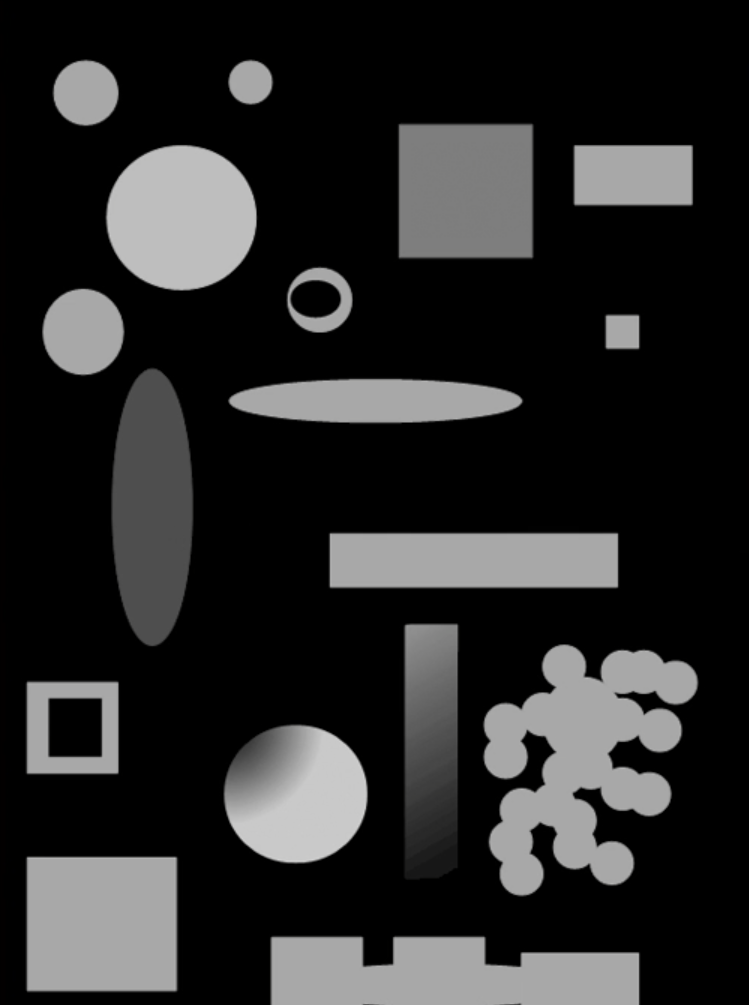
#> input picture apps/linked_in/opencv/03_02.png, 749 x 1005 px
$ python 03_02.py
#> lines starting #> are read from the running program, lines starting #| are printed output that depends on the picture; after the words box and inside, x2 and y2 are one past the last pixel; in counts of white or black regions, pixels touching at a corner belong together
import cv2
import numpy as np

bw = cv2.imread("03_02.png", 0)
#> bw: shape (1005, 749); min 0, max 213, mean 41.6
cv2.imshow("Original BW", bw)
h, w = bw.shape[0:2]
#> h = 1005; w = 749

binary = np.zeros([h, w, 1], "uint8")

thresh = 85

# [6 lines of commented-out code are left out]

ret, thresh = cv2.threshold(bw, thresh, 255, cv2.THRESH_BINARY)
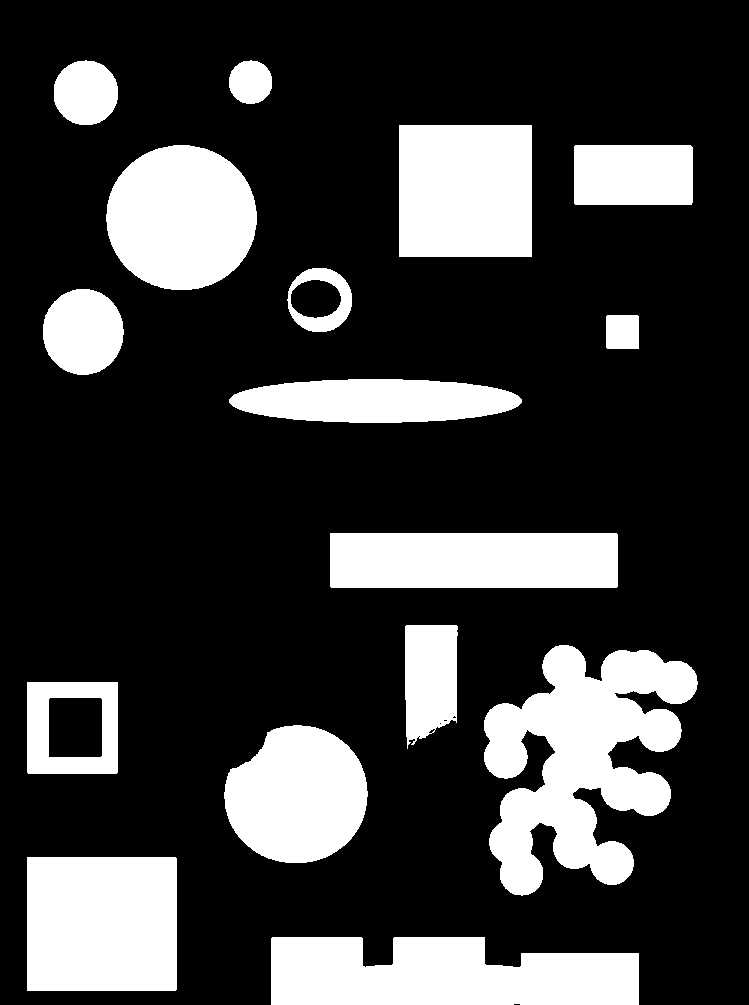
#> thresh: shape (1005, 749); 23.7% white; 16 white regions, largest, box (x1, y1, x2, y2) and area: (484, 645, 698, 896) 29733, (271, 937, 639, 1005) 21243, (27, 857, 177, 991) 20098
#> ret = 85
cv2.imshow("CV Threshold", thresh)

cv2.waitKey(0)
cv2.destroyAllWindows()

$ run again, with apps/linked_in/opencv/03_04.png copied over apps/linked_in/opencv/03_02.png
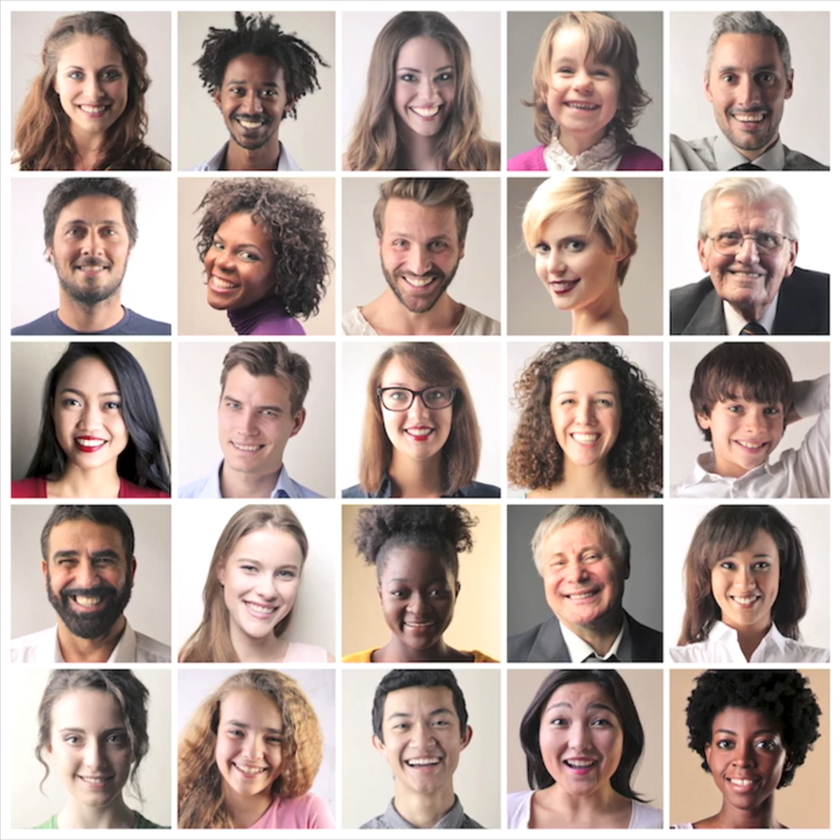
#> input picture apps/linked_in/opencv/03_04.png, 840 x 840 px, shrunk from 1079 x 1080 before the run
#> `bw = cv2.imread("03_02.png", 0)`:
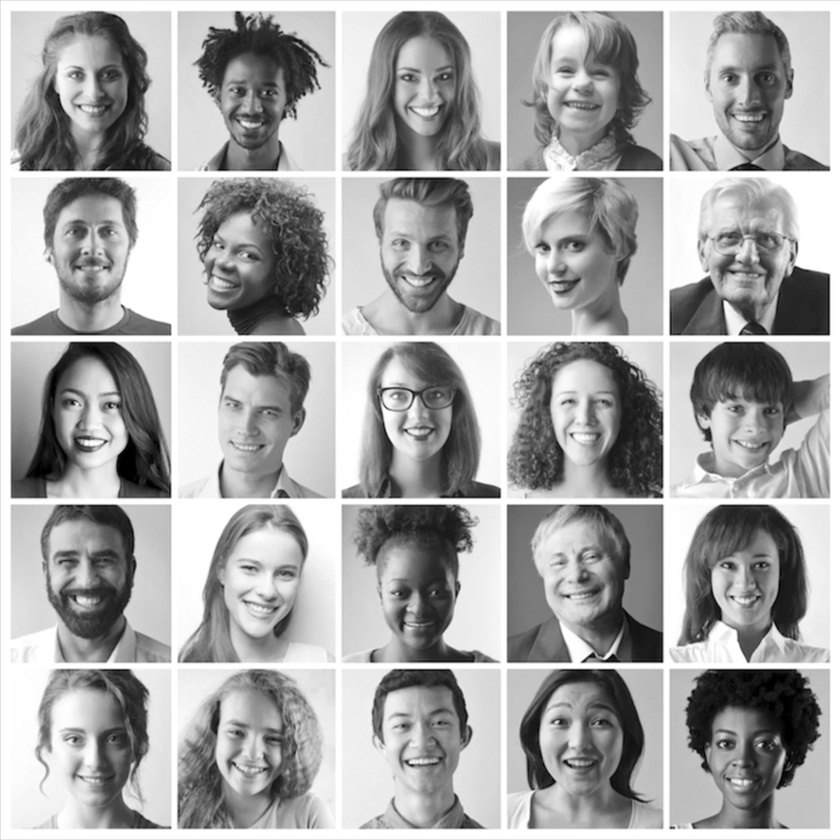
#> bw: shape (840, 840); min 0, max 255, mean 166.5
#> `ret, thresh = cv2.threshold(bw, thresh, 255, cv2.THRESH_BINARY)`:
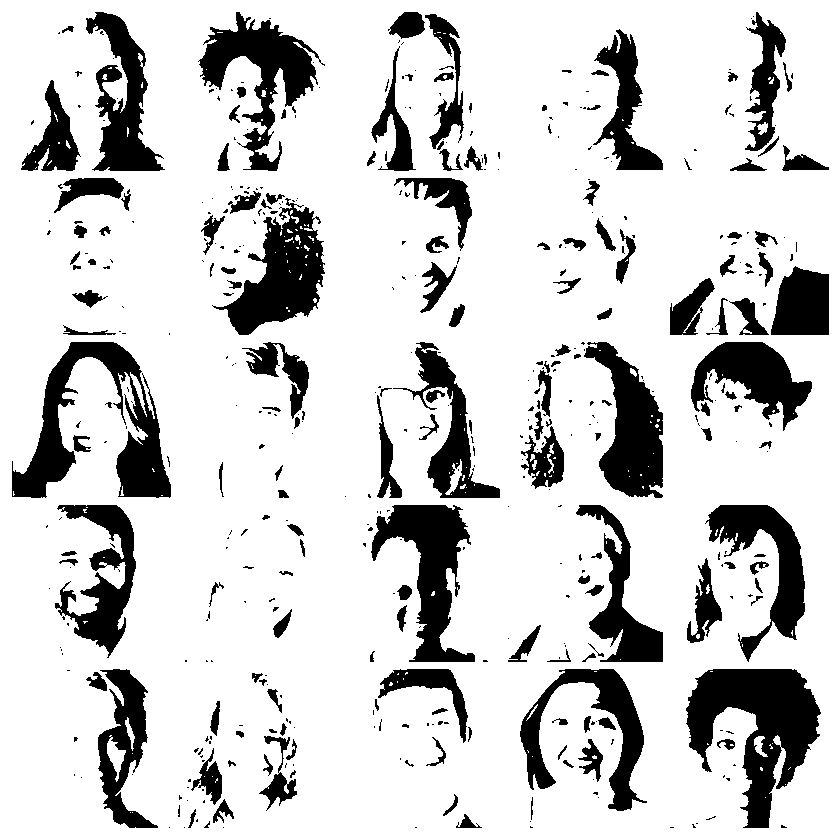
#> thresh: shape (840, 840); 81.5% white; 469 black regions (300 under 20 px), largest, box (x1, y1, x2, y2) and area: (686, 669, 821, 828) 10773, (12, 342, 171, 498) 9103, (371, 505, 475, 662) 7063
#> ret = 85

$ run again, with apps/linked_in/opencv/03_06.png copied over apps/linked_in/opencv/03_02.png
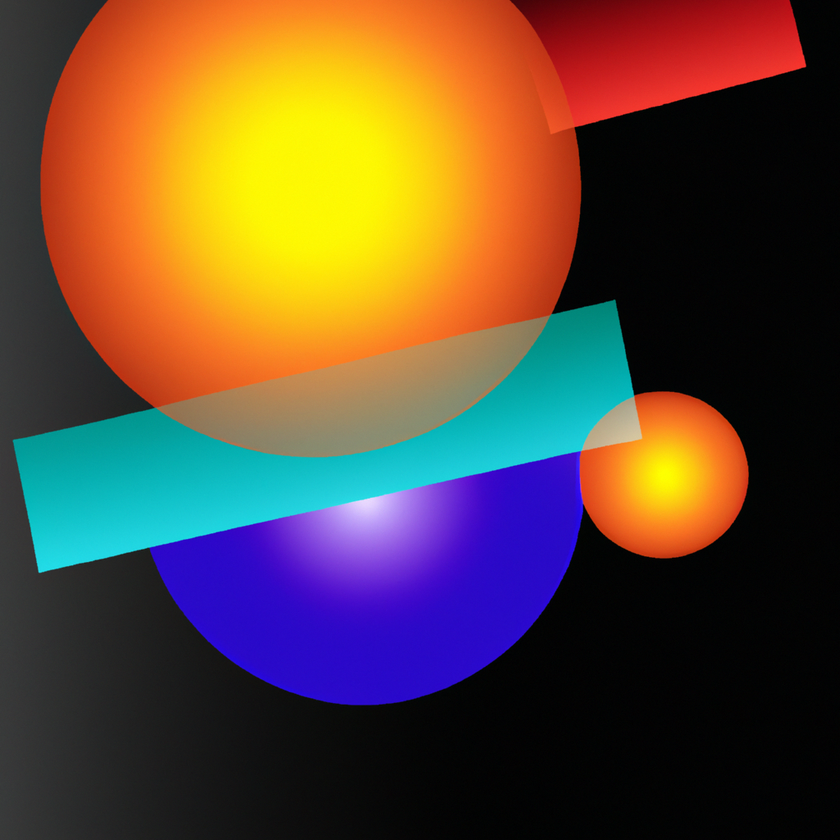
#> input picture apps/linked_in/opencv/03_06.png, 840 x 840 px, shrunk from 1024 x 1024 before the run
#> `bw = cv2.imread("03_02.png", 0)`:
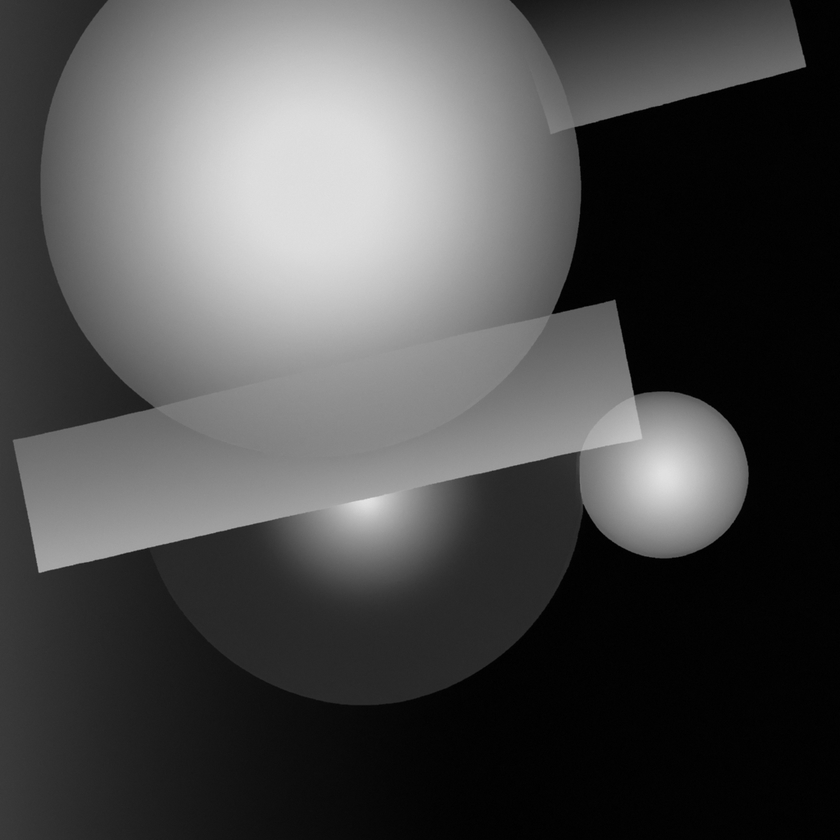
#> bw: shape (840, 840); min 0, max 230, mean 76.8
#> `ret, thresh = cv2.threshold(bw, thresh, 255, cv2.THRESH_BINARY)`:
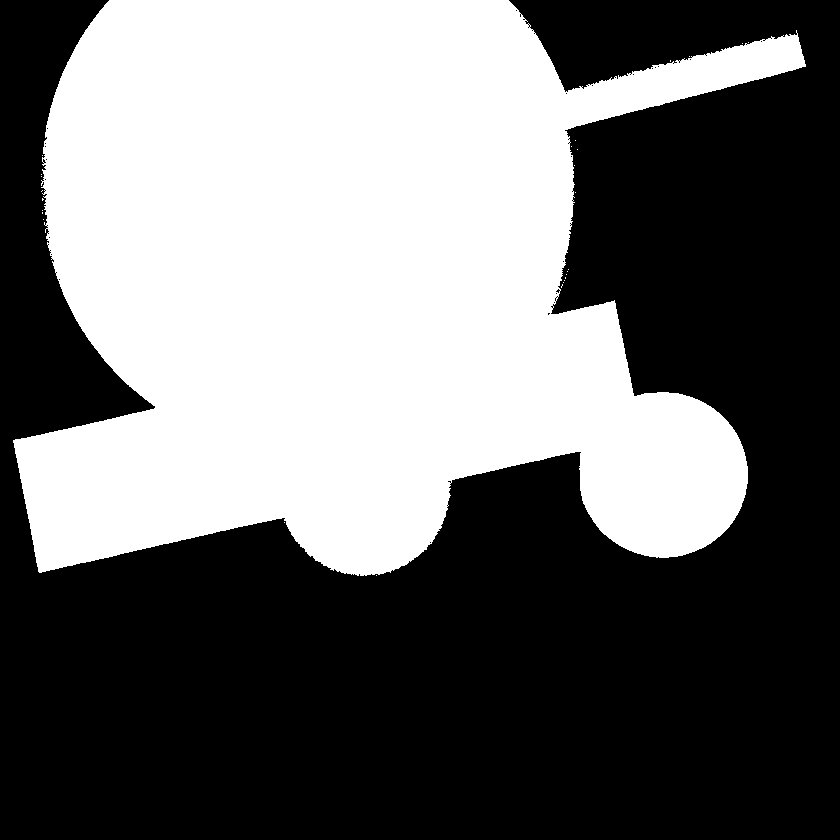
#> thresh: shape (840, 840); 43.2% white; 27 white regions (26 under 20 px), largest, box (x1, y1, x2, y2) and area: (13, 0, 806, 576) 304462
#> ret = 85

$ run again, with apps/linked_in/opencv/03_07.png copied over apps/linked_in/opencv/03_02.png
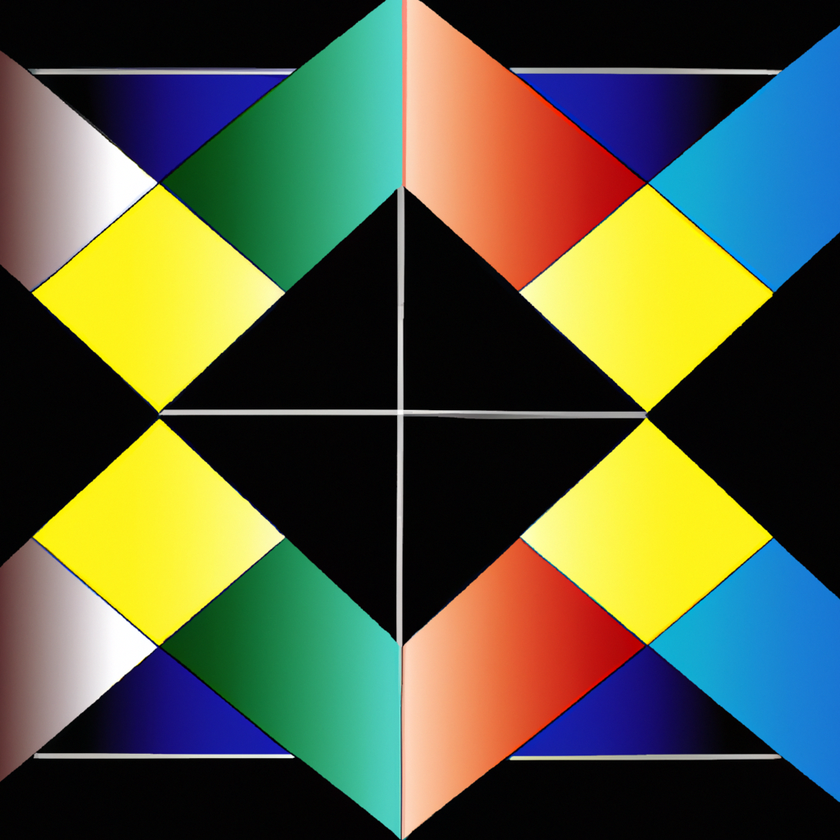
#> input picture apps/linked_in/opencv/03_07.png, 840 x 840 px, shrunk from 1024 x 1024 before the run
#> `bw = cv2.imread("03_02.png", 0)`:
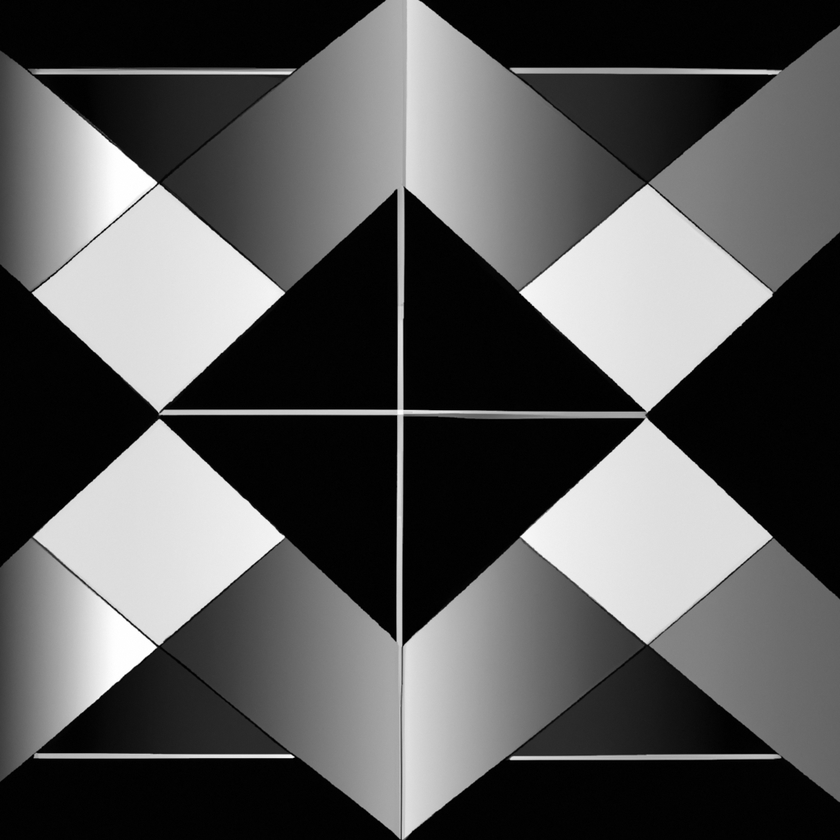
#> bw: shape (840, 840); min 0, max 255, mean 87.4
#> `ret, thresh = cv2.threshold(bw, thresh, 255, cv2.THRESH_BINARY)`:
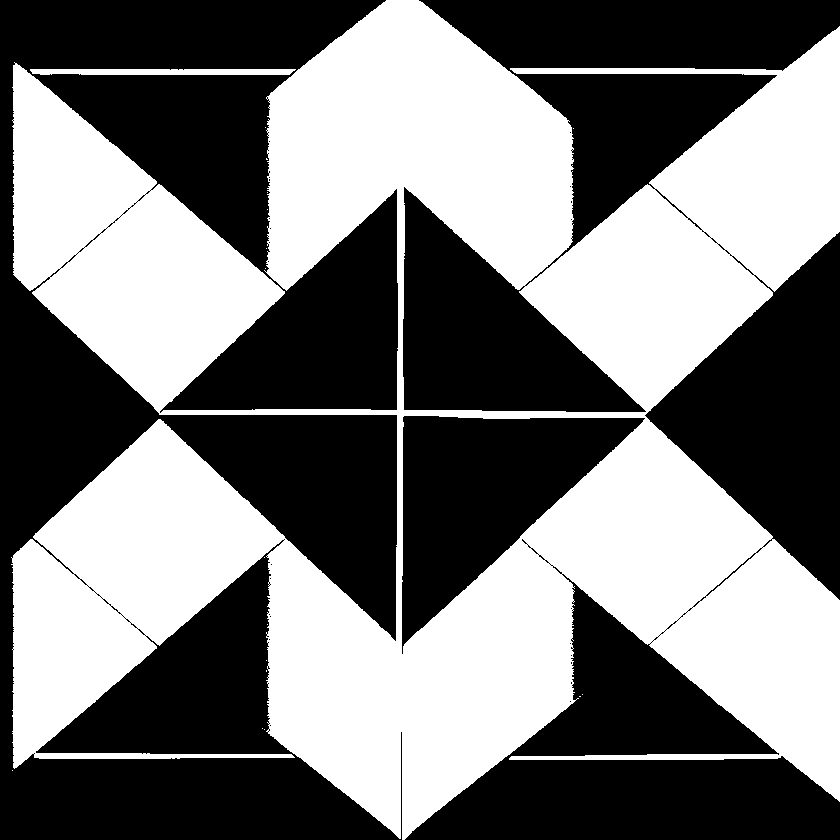
#> thresh: shape (840, 840); 47.7% white; 18 white regions (16 under 20 px), largest, box (x1, y1, x2, y2) and area: (11, 0, 840, 840) 334917, (30, 69, 296, 75) 1530
#> ret = 85
